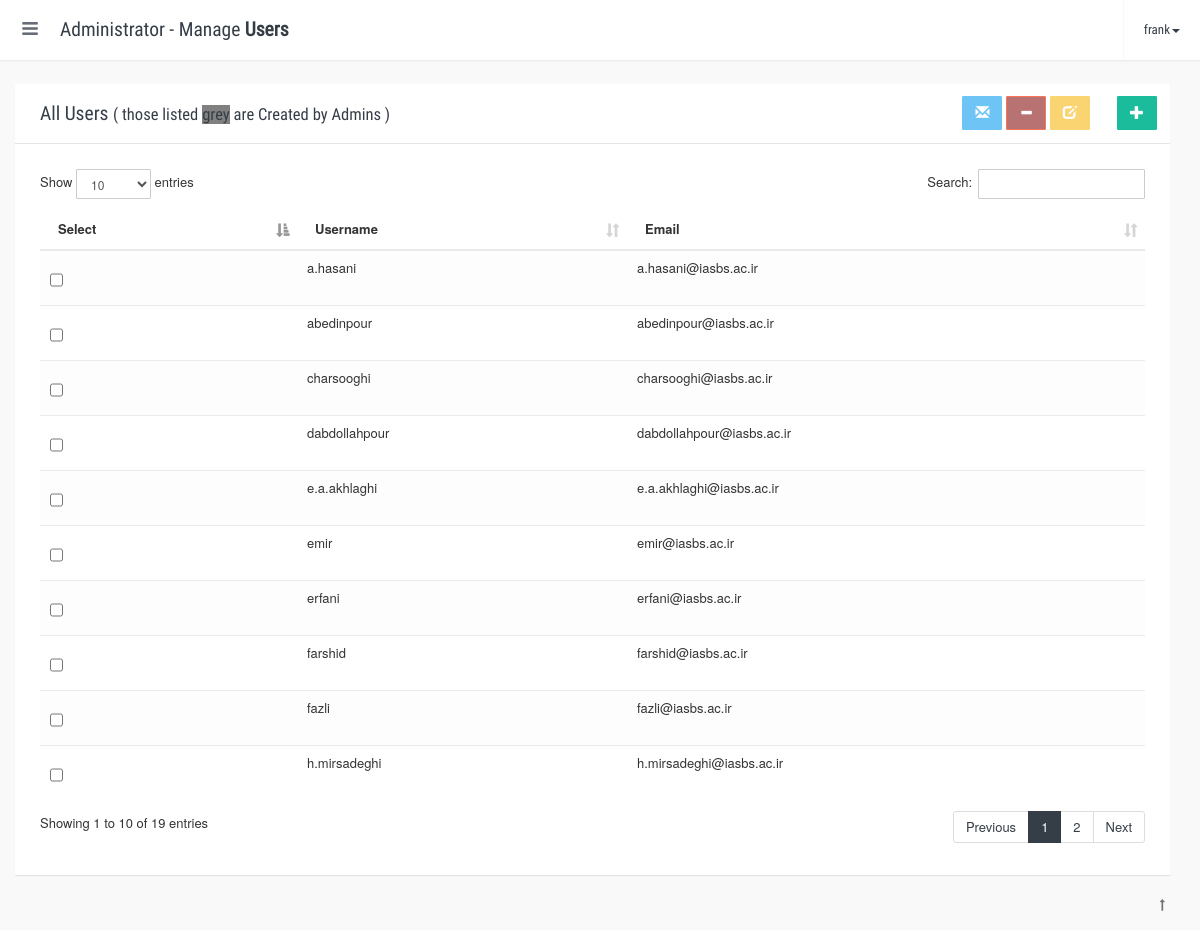
Screenshot of /admin/admin.php (signed in) with the database file from the repository.
### tables this page shows
CREATE TABLE `user` (
  `username` varchar(255) NOT NULL,
  `password` varchar(255) NOT NULL,
  `email` varchar(255) NOT NULL,
  `pic_address` varchar(1024) NOT NULL,
  `websiteno` int(11) NOT NULL AUTO_INCREMENT,
  `profilepic_caption` varchar(1024) NOT NULL,
  `ldap` int(10) NOT NULL DEFAULT '1',
  PRIMARY KEY (`username`),
  KEY `website#` (`websiteno`)
);

### admin/admin.php (the view, shortened to what this page needs)
<!DOCTYPE html>
<html>
<head>
    <?php
    	require_once("adminwebservices/technical_header.php");
    	$title="Administrator - Manage <strong>Users</strong>";
    ?>
</head>
<body class="flat-red">
    <div class="app-container">
        <div class="row content-container">
			<nav class='navbar navbar-default navbar-fixed-top navbar-top'>
		        <div class='container-fluid'>
		            <div class='navbar-header'>
		                <button type='button' class="navbar-expand-toggle">
		                    <i class='fa fa-bars icon'></i>
		                </button>
		                <ol class='breadcrumb navbar-breadcrumb'>
		                    <li class='active'><?php echo $title; ?></li>
		                </ol>
		            </div>
		            <ul class='nav navbar-nav navbar-right'>
		                <li class='dropdown profile'>
		                    <a href='#' class='dropdown-toggle' data-toggle='dropdown' role='button' aria-expanded='false'><?php echo $_SESSION['AdminLoggedIn']; ?><span class='caret'></span></a>
		                </li>
		            </ul>
		        </div>
		    </nav>
            <div class="container-fluid">
                <div class="side-body padding-top">
                    <div class="row">
                        <div class="col-xs-12">
                            <div class="card">
                                <div class="card-header">
                                    <div class="card-title">
                                        <div class="title">All Users <small>( those listed <span style="background-color: grey;">grey</span> are Created by Admins )</small></div>
                                    </div>
                                    <div class="pull-right card-action">
                                        <button title="Email Account Info to User" class="btn btn-info GroupBtn disabled"  onclick="RefreshList();" disabled data-toggle="modal" data-target="#ModalEmail" >
                                            <i class="glyphicon glyphicon-envelope" ></i>
                                        </button>
                                        <button title="Delete Selected User" class="btn btn-danger disabled GroupBtn" disabled data-toggle="modal" data-target="#ModalDeleteUser" onclick="RefreshList();">
                                            <i class="glyphicon glyphicon-minus"></i>
                                        </button>
                                        <button title="Edit Selected" class="btn btn-warning disabled GroupBtn" disabled data-toggle="modal" data-target="#ModalEditUser"  onclick="RefreshEditList();">
                                            <i class="glyphicon glyphicon-edit"></i>
                                        </button>
                                        <button title="Add a User" class="btn btn-success" data-toggle='modal' data-target="#ModalAddUser" onclick="RefreshList();">
                                            <i class="glyphicon glyphicon-plus"></i>
                                        </button>
                                    </div>
                                </div>
                                <div class="card-body">
                                    <table id="Table" class="datatable table table-striped" cellspacing="0" width="100%">
                                        <thead>
                                            <tr>
                                                <th>Select</th>
                                                <th>Username</th>
                                                <th>Email</th>
                                            </tr>
                                        </thead>
                                        <tbody>
                                        <?php
                                        	$query="SELECT * FROM `user` WHERE 1;";
											$result=$conn->query($query);
											for($i=0; $i<$result->num_rows ;$i++){
												$row=$result->fetch_assoc();
                                                $class=($row['ldap'])? "":"class='active' ";
												echo "
													<tr ".$class.">
														<td><input type='checkbox' class='form-control UserCheckbox' data-username='".$row['username']."' data-email='".$row['email']."' /></td>
														<td class='Username' >".$row['username']."</td>
														<td class='Email' >".$row['email']."</td>
													</tr>
													";
											}
										?>
                                        </tbody>
                                    </table>
                                </div>
                            </div>
                        </div>
                    </div>
                </div>
            </div>
        </div>
        <footer class="app-footer">
            <div class="wrapper">
                <span class="pull-right"><a href="#"><i class="fa fa-long-arrow-up"></i></a></span>
            </div>
        </footer>
</body>
</html>

### css/style.css (style rules this page uses)
html { height: 100%; }
body { padding-top: 0px; height: 100%; position: relative; font-size: 13px; }
* { outline: none; }
.row > [class*="col-"] { margin-bottom: 25px; }
a { text-decoration: none; }
.navbar { z-index: 10001; padding-left: 60px; -webkit-transition: all 0.25s; transition: all 0.25s; }
.navbar > .container, .navbar > .container-fluid { z-index: 10001; }
.navbar > .container .navbar-expand-toggle, .navbar > .container-fluid .navbar-expand-toggle { width: 60px; height: 60px; background-color: transparent; border: 0px; float: left; -moz-transition: all 0.25s linear; -webkit-transition: all 0.25s linear; transition: all 0.25s linear; opacity: 0.75; }
.navbar > .container .navbar-expand-toggle .icon, .navbar > .container-fluid .navbar-expand-toggle .icon { font-size: 1.4em; }
.navbar .navbar-breadcrumb { margin-left: 0px; background-color: transparent; padding: 0px; float: left; }
.navbar .navbar-breadcrumb > li { height: 60px; line-height: 60px; vertical-align: middle; font-family: 'Roboto Condensed', sans-serif; font-size: 1.5em; }
.navbar .navbar-nav > li > a { font-family: 'Roboto Condensed', sans-serif; height: 60px; line-height: 60px; padding: 0px 20px 0px 20px; }
.app-container { min-height: 100%; position: relative; padding-bottom: 30px; }
.app-container .app-footer { display: block; position: absolute; bottom: 0; right: 0; left: 65px; -webkit-transition: all 0.25s; transition: all 0.25s; font-size: 12px; font-family: 'Roboto Condensed', sans-serif; }
.app-container .app-footer .wrapper { padding: 10px 35px; padding-left: 25px; height: 50px; line-height: 50px; vertical-align: middle; }
.app-container .content-container { margin-right: 0; margin-left: 0; }
.app-container .content-container .side-body { padding-top: 70px; }
.app-container .content-container .side-body.padding-top { padding-top: 84px; }
.container-fluid > .navbar-collapse, .container-fluid > .navbar-header, .container > .navbar-collapse, .container > .navbar-header { margin-left: -15px; margin-right: -15px; }
.app-container .side-body { margin-left: 75px; margin-right: 15px; -webkit-transition: all 0.25s; transition: all 0.25s; }
.card { background-color: #FFF; border-radius: 1px; overflow: hidden; position: relative; }
.card .card-body { padding: 25px; }
.card .card-header .card-title { padding: 1.2em 25px; float: left; }
.card .card-header .card-title .title { font-family: 'Roboto Condensed', sans-serif; font-size: 1.5em; text-decoration: none; }
.card .card-header .pull-right { padding: 0.5em 1em; }
.card .card-header:after { content: ''; display: block; clear: both; }
.btn { margin-top: 5px; margin-bottom: 5px; border-radius: 1px; border-width: 1px; font-family: 'Roboto Condensed', sans-serif; }
.form-control { border-radius: 1px; box-shadow: none; }
.breadcrumb { margin-bottom: 0; }

### admin/admin.php (style rules this page uses)
.app-container .content-container .navbar, .app-container.expanded .content-container .navbar { padding-left: 0; }
.app-container .content-container .side-body, .app-container.expanded .content-container .side-body { margin-left: 0; }

### rows the page displays
user: username "a.hasani", email "a.hasani@iasbs.ac.ir"
user: username "abedinpour", email "abedinpour@iasbs.ac.ir"
user: username "charsooghi", email "charsooghi@iasbs.ac.ir"
user: username "dabdollahpour", email "dabdollahpour@iasbs.ac.ir"
user: username "e.a.akhlaghi", email "e.a.akhlaghi@iasbs.ac.ir"
user: username "emir", email "emir@iasbs.ac.ir"
user: username "erfani", email "erfani@iasbs.ac.ir"
user: username "farshid", email "farshid@iasbs.ac.ir"
user: username "fazli", email "fazli@iasbs.ac.ir"
user: username "h.mirsadeghi", email "h.mirsadeghi@iasbs.ac.ir"

### other values shown
$_SESSION['AdminLoggedIn'] "frank"
